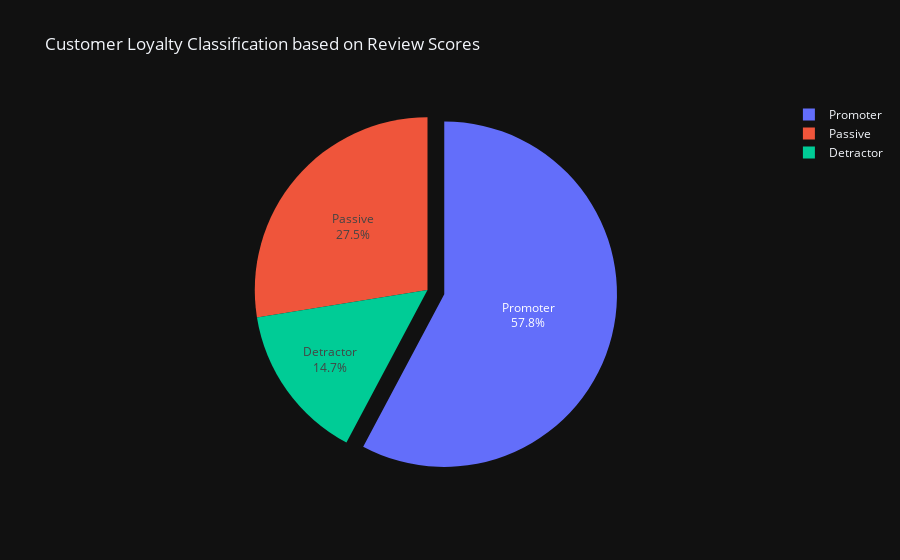

Notebook code for this chart:
### Code cell
# Visualize Loyalty Classification
fig = px.pie(rev, names='Loyalty_Classification',
            title='Customer Loyalty Classification based on Review Scores',
            template='plotly_dark'
            )
fig.update_traces(textinfo='percent+label', pull=[0,0.1])
fig.show()

### Figure 1 — Plotly figure (JSON) as saved in the notebook; plotly's stock layout.template omitted (floating-point values rounded to 4 significant figures; data arrays with more than 128 entries replaced by an {"elided": "..."} marker saying what was removed)
{"data": [{"domain": {"x": [0, 1], "y": [0, 1]}, "hovertemplate": "Loyalty_Classification=%{label}<extra></extra>", "labels": {"elided": "99224 str values"}, "legendgroup": "", "name": "", "pull": [0, 0.1], "showlegend": true, "textinfo": "percent+label", "type": "pie"}], "layout": {"legend": {"tracegroupgap": 0}, "title": {"text": "Customer Loyalty Classification based on Review Scores"}}}
